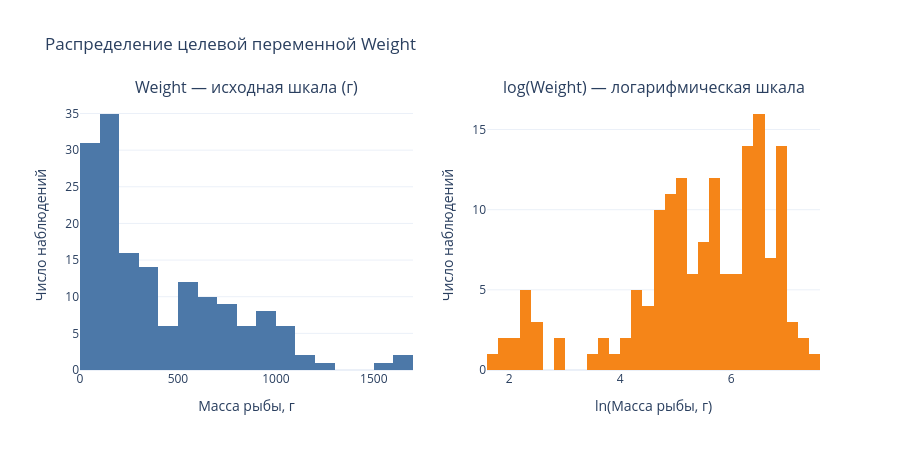

Notebook source saved alongside this figure:
### Code cell
fig = make_subplots(
    rows=1, cols=2,
    subplot_titles=("Weight — исходная шкала (г)",
                    "log(Weight) — логарифмическая шкала"),
)

fig.add_trace(
    go.Histogram(x=df[TARGET], nbinsx=30, name="Weight",
                 marker_color="#4C78A8"),
    row=1, col=1,
)
fig.add_trace(
    go.Histogram(x=np.log(df[TARGET].replace(0, np.nan).dropna()),
                 nbinsx=30, name="log(Weight)",
                 marker_color="#F58518"),
    row=1, col=2,
)

fig.update_xaxes(title_text="Масса рыбы, г", row=1, col=1)
fig.update_xaxes(title_text="ln(Масса рыбы, г)", row=1, col=2)
fig.update_yaxes(title_text="Число наблюдений", row=1, col=1)
fig.update_yaxes(title_text="Число наблюдений", row=1, col=2)
fig.update_layout(title="Распределение целевой переменной Weight",
                  showlegend=False, height=450)
fig.show()

### Figure 1 — Plotly figure (JSON) as saved in the notebook; plotly's stock layout.template omitted (floating-point values rounded to 4 significant figures; data arrays with more than 128 entries replaced by an {"elided": "..."} marker saying what was removed)
{"data": [{"marker": {"color": "#4C78A8"}, "name": "Weight", "nbinsx": 30, "type": "histogram", "x": {"elided": "159 float values"}, "xaxis": "x", "yaxis": "y"}, {"marker": {"color": "#F58518"}, "name": "log(Weight)", "nbinsx": 30, "type": "histogram", "x": {"elided": "158 float values"}, "xaxis": "x2", "yaxis": "y2"}], "layout": {"annotations": [{"font": {"size": 16}, "showarrow": false, "text": "Weight — исходная шкала (г)", "x": 0.225, "xanchor": "center", "xref": "paper", "y": 1, "yanchor": "bottom", "yref": "paper"}, {"font": {"size": 16}, "showarrow": false, "text": "log(Weight) — логарифмическая шкала", "x": 0.775, "xanchor": "center", "xref": "paper", "y": 1, "yanchor": "bottom", "yref": "paper"}], "height": 450, "showlegend": false, "title": {"text": "Распределение целевой переменной Weight"}, "xaxis": {"anchor": "y", "domain": [0, 0.45], "title": {"text": "Масса рыбы, г"}}, "xaxis2": {"anchor": "y2", "domain": [0.55, 1], "title": {"text": "ln(Масса рыбы, г)"}}, "yaxis": {"anchor": "x", "domain": [0, 1], "title": {"text": "Число наблюдений"}}, "yaxis2": {"anchor": "x2", "domain": [0, 1], "title": {"text": "Число наблюдений"}}}}
